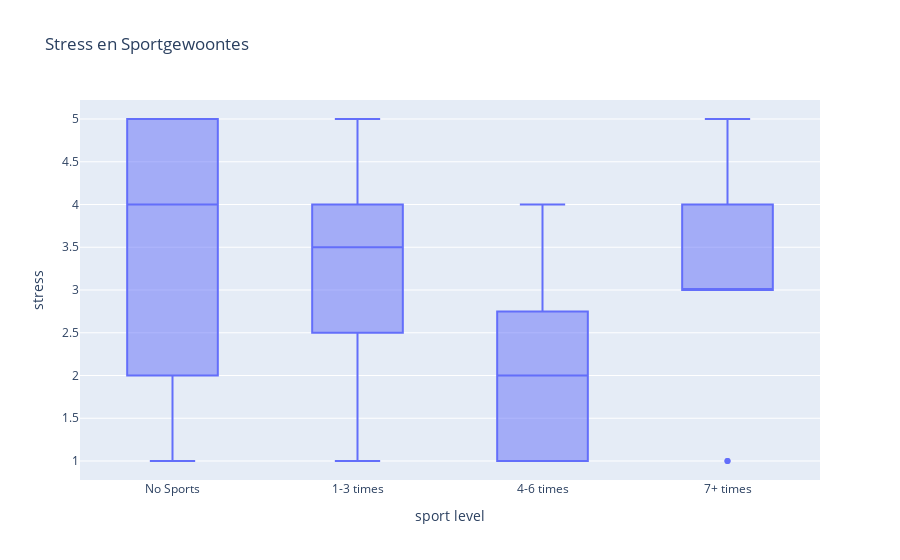

Here is the notebook cell this chart was saved with:
### Markdown cell above
Meer bewegen wordt in de wetenschappelijke literatuur gezien, als één van de eenvoudigste manieren om iemands mentale gezondheid te verbeteren BRON (???). Dit idee wordt bevestigd door de data uit de gevonden datasets. Het is in FIGUUR ? evident zichtbaar dat naarmate studenten vaker sporten en meer fysieke activiteit ondervinden, hun stress verlaagt. Een overmatige hoeveelheid stress is een indicator van verminderde mentale gezondheid BRON (???). Echter, lijkt er sprake te zijn van een kantelpunt, waarna het patroon lijkt om te keren. Als studenten minstens dagelijks sporten, schiet zowel het gemiddelde als het eerste kwartiel drastisch omhoog. Het lijkt er dus op dat de meeste studenten met dergelijk hoge sportfrequentie, veel meer stress ervaren dan iemand die veel sport (4-6 keer per week), maar gemiddeld gezien minder stress ervaren dan studenten die helemaal niet sporten. Een mogelijke verklaring voor dit kantelpunt zou kunnen zijn, dat de studenten die zoveel sporten, op andere gebieden tijd inleveren. Een gebrek aan tijd voor dingen die belangrijk geacht worden is een veel onderzochte reden voor stress (BRON ?????).

### Code cell
import kagglehub
import pandas as pd
import os
import plotly.express as px
import plotly.graph_objs as go
from plotly.offline import init_notebook_mode
init_notebook_mode(connected=True)
# Download latest version
path = kagglehub.dataset_download("abdullahashfaqvirk/student-mental-health-survey")

# print("Path to dataset files:", path)

csv_path = os.path.join(path, "MentalHealthSurvey.csv") 
df = pd.read_csv(csv_path)
# print(df.head(n=5))

df['sports_engagement'] = pd.Categorical(
    df['sports_engagement'],
    categories=['No Sports','1-3 times', '4-6 times', '7+ times'],
    ordered=True
)
depressie_level = df['depression']
stress_level = df['anxiety']
slaap_level = df['average_sleep']
isolatie = df['isolation']

fig = go.Figure()

fig.add_trace(go.Box(
    x=df['sports_engagement'],
    y=stress_level
))
fig.update_layout(
    title = 'Stress en Sportgewoontes',
    xaxis_title = 'sport level',
    yaxis_title = 'stress',
    xaxis=dict(
        categoryorder='array',
        categoryarray=['No Sports', '1-3 times', '4-6 times', '7+ times']
    )
)

fig.show()

### Figure 1 — Plotly figure (JSON) as saved in the notebook; plotly's stock layout.template omitted (floating-point values rounded to 4 significant figures)
{"data": [{"type": "box", "x": ["No Sports", "1-3 times", "1-3 times", "No Sports", "No Sports", "No Sports", "1-3 times", "No Sports", "1-3 times", "No Sports", "No Sports", "1-3 times", "No Sports", "No Sports", "No Sports", "No Sports", "No Sports", "No Sports", "1-3 times", "1-3 times", "1-3 times", "No Sports", "No Sports", "1-3 times", "1-3 times", "7+ times", "1-3 times", "7+ times", "4-6 times", "4-6 times", "No Sports", "No Sports", "No Sports", "No Sports", "No Sports", "7+ times", "No Sports", "4-6 times", "No Sports", "No Sports", "1-3 times", "No Sports", "1-3 times", "4-6 times", "1-3 times", "7+ times", "1-3 times", "No Sports", "1-3 times", "No Sports", "1-3 times", "7+ times", "7+ times", "1-3 times", "1-3 times", "4-6 times", "4-6 times", "No Sports", "4-6 times", "1-3 times", "4-6 times", "1-3 times", "7+ times", "No Sports", "1-3 times", "No Sports", "1-3 times", "No Sports", "7+ times", "4-6 times", "No Sports", "7+ times", "No Sports", "No Sports", "7+ times", "1-3 times", "No Sports", "4-6 times", "No Sports", "No Sports", "No Sports", "No Sports", "No Sports", "No Sports", "No Sports", "No Sports", "4-6 times"], "y": [1, 3, 3, 5, 5, 5, 4, 2, 4, 5, 3, 3, 4, 4, 3, 1, 2, 2, 4, 5, 2, 4, 4, 5, 4, 1, 3, 5, 4, 3, 2, 3, 3, 2, 5, 3, 4, 2, 5, 3, 1, 4, 3, 1, 2, 3, 5, 3, 4, 1, 2, 4, 3, 4, 3, 1, 4, 2, 1, 2, 2, 2, 4, 4, 5, 4, 4, 2, 4, 1, 4, 3, 5, 5, 1, 5, 3, 2, 5, 5, 4, 2, 3, 5, 2, 4, 2]}], "layout": {"title": {"text": "Stress en Sportgewoontes"}, "xaxis": {"categoryarray": ["No Sports", "1-3 times", "4-6 times", "7+ times"], "categoryorder": "array", "title": {"text": "sport level"}}, "yaxis": {"title": {"text": "stress"}}}}
